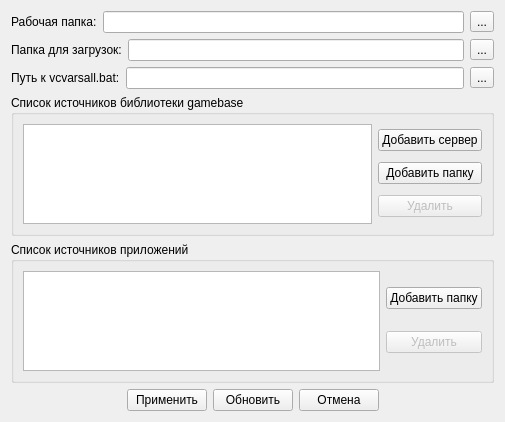
<?xml version="1.0" encoding="UTF-8"?>
<ui version="4.0">
 <class>SettingsForm</class>
 <widget class="QWidget" name="SettingsForm">
  <property name="geometry">
   <rect>
    <x>0</x>
    <y>0</y>
    <width>505</width>
    <height>422</height>
   </rect>
  </property>
  <property name="windowTitle">
   <string>Form</string>
  </property>
  <layout class="QVBoxLayout" name="verticalLayout_12">
   <item>
    <layout class="QHBoxLayout" name="horizontalLayout_7">
     <item>
      <widget class="QLabel" name="label">
       <property name="text">
        <string>Рабочая папка:</string>
       </property>
      </widget>
     </item>
     <item>
      <widget class="QLineEdit" name="workingDir">
       <property name="statusTip">
        <string>Путь к рабочей папке, в которой будут развернуты библиотека gamebase и использующие ее приложения</string>
       </property>
      </widget>
     </item>
     <item>
      <widget class="QToolButton" name="chooseWorkingDir">
       <property name="text">
        <string>...</string>
       </property>
       <property name="icon">
        <iconset resource="resources.qrc">
         <normaloff>:/images/icons/Folder.png</normaloff>:/images/icons/Folder.png</iconset>
       </property>
       <property name="iconSize">
        <size>
         <width>20</width>
         <height>20</height>
        </size>
       </property>
      </widget>
     </item>
    </layout>
   </item>
   <item>
    <layout class="QHBoxLayout" name="horizontalLayout_9">
     <item>
      <widget class="QLabel" name="label_2">
       <property name="text">
        <string>Папка для загрузок:</string>
       </property>
      </widget>
     </item>
     <item>
      <widget class="QLineEdit" name="downloadsDir">
       <property name="statusTip">
        <string>Путь к рабочей папке, в которой будут развернуты библиотека gamebase и использующие ее приложения</string>
       </property>
      </widget>
     </item>
     <item>
      <widget class="QToolButton" name="chooseDownloadsDir">
       <property name="text">
        <string>...</string>
       </property>
       <property name="icon">
        <iconset resource="resources.qrc">
         <normaloff>:/images/icons/Folder.png</normaloff>:/images/icons/Folder.png</iconset>
       </property>
       <property name="iconSize">
        <size>
         <width>20</width>
         <height>20</height>
        </size>
       </property>
      </widget>
     </item>
    </layout>
   </item>
   <item>
    <layout class="QHBoxLayout" name="horizontalLayout_10">
     <item>
      <widget class="QLabel" name="label_3">
       <property name="text">
        <string>Путь к vcvarsall.bat:</string>
       </property>
      </widget>
     </item>
     <item>
      <widget class="QLineEdit" name="vcVarsPath">
       <property name="statusTip">
        <string>Путь к рабочей папке, в которой будут развернуты библиотека gamebase и использующие ее приложения</string>
       </property>
      </widget>
     </item>
     <item>
      <widget class="QToolButton" name="chooseVCVarsPath">
       <property name="text">
        <string>...</string>
       </property>
       <property name="icon">
        <iconset resource="resources.qrc">
         <normaloff>:/images/icons/Folder.png</normaloff>:/images/icons/Folder.png</iconset>
       </property>
       <property name="iconSize">
        <size>
         <width>20</width>
         <height>20</height>
        </size>
       </property>
      </widget>
     </item>
    </layout>
   </item>
   <item>
    <widget class="QGroupBox" name="groupBox">
     <property name="title">
      <string>Список источников библиотеки gamebase</string>
     </property>
     <layout class="QVBoxLayout" name="verticalLayout_15">
      <item>
       <layout class="QHBoxLayout" name="horizontalLayout">
        <item>
         <widget class="QTableView" name="gamebaseSources">
          <property name="selectionMode">
           <enum>QAbstractItemView::SingleSelection</enum>
          </property>
          <property name="selectionBehavior">
           <enum>QAbstractItemView::SelectRows</enum>
          </property>
          <property name="iconSize">
           <size>
            <width>24</width>
            <height>24</height>
           </size>
          </property>
          <attribute name="horizontalHeaderHighlightSections">
           <bool>false</bool>
          </attribute>
          <attribute name="verticalHeaderHighlightSections">
           <bool>false</bool>
          </attribute>
         </widget>
        </item>
        <item>
         <layout class="QVBoxLayout" name="verticalLayout_2">
          <item>
           <widget class="QPushButton" name="addGamebaseServerButton">
            <property name="statusTip">
             <string>Добавить сервер, на котором будут появляться новые версии библиотеки gamebase</string>
            </property>
            <property name="text">
             <string>Добавить сервер</string>
            </property>
           </widget>
          </item>
          <item>
           <widget class="QPushButton" name="addGamebaseDirectoryButton">
            <property name="statusTip">
             <string>Добавить папку, в которой будут появляться новые версии библиотеки gamebase</string>
            </property>
            <property name="text">
             <string>Добавить папку</string>
            </property>
           </widget>
          </item>
          <item>
           <widget class="QPushButton" name="removeGamebasePathButton">
            <property name="enabled">
             <bool>false</bool>
            </property>
            <property name="statusTip">
             <string>Удалить выбранный источник библиотеки gamebase</string>
            </property>
            <property name="text">
             <string>Удалить</string>
            </property>
           </widget>
          </item>
         </layout>
        </item>
       </layout>
      </item>
     </layout>
    </widget>
   </item>
   <item>
    <widget class="QGroupBox" name="groupBox_2">
     <property name="title">
      <string>Список источников приложений</string>
     </property>
     <layout class="QVBoxLayout" name="verticalLayout_14">
      <item>
       <layout class="QHBoxLayout" name="horizontalLayout_6">
        <item>
         <widget class="QTableView" name="appSources">
          <property name="selectionMode">
           <enum>QAbstractItemView::SingleSelection</enum>
          </property>
          <property name="selectionBehavior">
           <enum>QAbstractItemView::SelectRows</enum>
          </property>
          <property name="iconSize">
           <size>
            <width>20</width>
            <height>20</height>
           </size>
          </property>
          <attribute name="horizontalHeaderHighlightSections">
           <bool>false</bool>
          </attribute>
          <attribute name="verticalHeaderHighlightSections">
           <bool>false</bool>
          </attribute>
         </widget>
        </item>
        <item>
         <layout class="QVBoxLayout" name="verticalLayout_13">
          <item>
           <widget class="QPushButton" name="addAppDirectoryButton">
            <property name="statusTip">
             <string>Добавить папку, в которой будут появляться новые приложения, использующие gamebase</string>
            </property>
            <property name="text">
             <string>Добавить папку</string>
            </property>
           </widget>
          </item>
          <item>
           <widget class="QPushButton" name="removeAppPathButton">
            <property name="enabled">
             <bool>false</bool>
            </property>
            <property name="statusTip">
             <string>Удалить выделенный источник приложений</string>
            </property>
            <property name="text">
             <string>Удалить</string>
            </property>
           </widget>
          </item>
         </layout>
        </item>
       </layout>
      </item>
     </layout>
    </widget>
   </item>
   <item>
    <layout class="QHBoxLayout" name="horizontalLayout_8">
     <item>
      <spacer name="horizontalSpacer">
       <property name="orientation">
        <enum>Qt::Horizontal</enum>
       </property>
       <property name="sizeHint" stdset="0">
        <size>
         <width>40</width>
         <height>20</height>
        </size>
       </property>
      </spacer>
     </item>
     <item>
      <widget class="QPushButton" name="acceptButton">
       <property name="statusTip">
        <string>Применить изменения в настройках</string>
       </property>
       <property name="text">
        <string>Применить</string>
       </property>
      </widget>
     </item>
     <item>
      <widget class="QPushButton" name="updateButton">
       <property name="text">
        <string>Обновить</string>
       </property>
      </widget>
     </item>
     <item>
      <widget class="QPushButton" name="cancelButton">
       <property name="statusTip">
        <string>Сбросить изменения в настройках</string>
       </property>
       <property name="text">
        <string>Отмена</string>
       </property>
      </widget>
     </item>
     <item>
      <spacer name="horizontalSpacer_2">
       <property name="orientation">
        <enum>Qt::Horizontal</enum>
       </property>
       <property name="sizeHint" stdset="0">
        <size>
         <width>40</width>
         <height>20</height>
        </size>
       </property>
      </spacer>
     </item>
    </layout>
   </item>
  </layout>
 </widget>
 <resources>
  <include location="resources.qrc"/>
 </resources>
 <connections/>
</ui>
